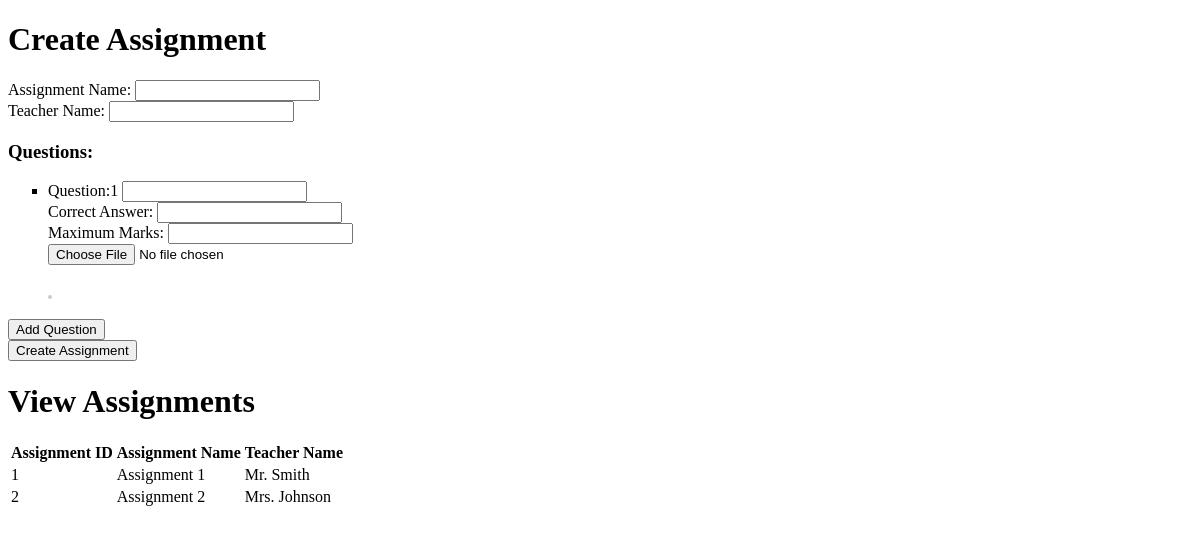
/create_assignment, run on the app's committed database.
### tables this page shows
CREATE TABLE assignments (
                            id INTEGER PRIMARY KEY,
                            assignment_name TEXT NOT NULL,
                            teacher_name TEXT NOT NULL
                        );

### assigments.py (the view, shortened to what this page needs)
@app.route('/create_assignment', methods=['GET', 'POST'])
def create_assignment():
    with sqlite3.connect(DATABASE) as conn:
        cursor = conn.cursor()
        cursor.execute('''SELECT id, assignment_name, teacher_name FROM assignments''')
        assignments = cursor.fetchall()
    return render_template('create_assignment.html', assignments=assignments)

### templates/create_assignment.html (shortened to what this page needs)
<!DOCTYPE html>
<html>
<head>
</head>
<body>
    <h1>Create Assignment</h1>
    <form method="POST">
        <label for="assignment_name">Assignment Name:</label>
        <input type="text" id="assignment_name" name="assignment_name" required>
        <br>
        <label for="teacher_name">Teacher Name:</label>
        <input type="text" id="teacher_name" name="teacher_name" required>
        <br>
        <h3>Questions:</h3>
        <div id="question_list">
            <ul type="square">
                <li>
                    <label for="question">Question:1</label>
                    <input type="text" name="question" required>
                    <br>
                    <label for="correct_answer">Correct Answer:</label>
                    <input type="text" name="correct_answer" required>
                    <br>
                    <label for="marks">Maximum Marks:</label>
                    <input type="number" name="marks" required>
                    <br>
                    <input type="file" id="uploadInput" accept="image/*">
  <div id="imagePreviewContainer">
    <img id="imagePreview" src="#" alt="">
  </div>
                </li>
            </ul>
        </div>
        <button type="button" onclick="addQuestionField()">Add Question</button>
        <br>
        <button type="submit">Create Assignment</button>
    </form>
    <h1>View Assignments</h1>
    <table>
        <tr>
            <th>Assignment ID</th>
            <th>Assignment Name</th>
            <th>Teacher Name</th>
        </tr>
        {% for assignment in assignments %}
        <tr>
            <td>{{ assignment[0] }}</td>
            <td>{{ assignment[1] }}</td>
            <td>{{ assignment[2] }}</td>
        </tr>
        {% endfor %}
    </table>
</body>
</html>

### templates/create_assignment.html (style rules this page uses)
input[type="file"] { margin-bottom: 20px; }
#imagePreviewContainer { position: relative; max-width: 300px; max-height: 300px; }
#imagePreview { max-width: 100%; max-height: 100%; border: 2px solid #ccc; border-radius: 5px; }

### data on the page
assignments: id "1", assignment_name "Assignment 1", teacher_name "Mr. Smith"
assignments: id "2", assignment_name "Assignment 2", teacher_name "Mrs. Johnson"
